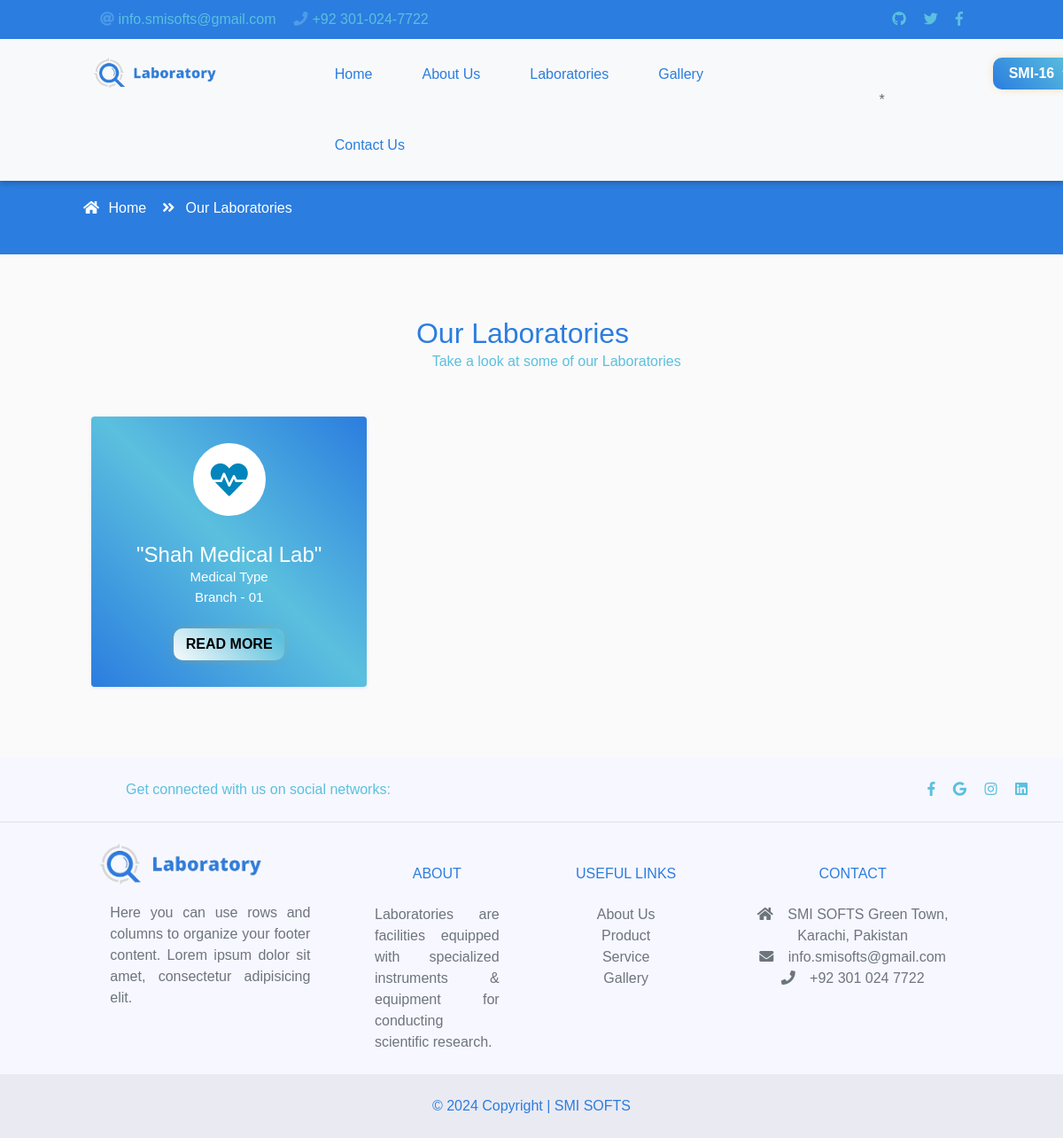
Page /Laboratories.php (signed in) on the committed database.
### tables this page shows
CREATE TABLE `laboratory` (
  `laboratory_id` int(5) UNSIGNED ZEROFILL NOT NULL,
  `laboratory_branch_number` varchar(50) DEFAULT NULL,
  `laboratory_name` varchar(50) DEFAULT NULL,
  `laboratory_address` varchar(50) DEFAULT NULL,
  `laboratory_type` int(5) UNSIGNED ZEROFILL DEFAULT NULL,
  `laboratory_type_custom` varchar(50) DEFAULT NULL,
  `laboratory_city` int(5) UNSIGNED ZEROFILL DEFAULT NULL,
  `laboratory_country` int(5) UNSIGNED ZEROFILL DEFAULT NULL,
  `status` varchar(25) DEFAULT 'Pending',
  `admin_id` int(5) UNSIGNED ZEROFILL DEFAULT NULL,
  `Time` timestamp NOT NULL DEFAULT current_timestamp()
);

CREATE TABLE `laboratorytype` (
  `laboratorytype_id` int(5) UNSIGNED ZEROFILL NOT NULL,
  `Laboratory_Type` varchar(50) DEFAULT NULL
);

### Laboratories.php (called while the page is built, shortened)
<?php
require 'includes/header.inc.php';
?>
<?php require 'components/first.navbar.php' ?>
<?php require 'components/second.navbar.php' ?>
<?php require 'components/pagination.php' ?>
<?php require 'components/Laboratories.section.php' ?>
<?php require 'components/footer.php' ?>
<?php require 'includes/footer.inc.php' ?>

### components/Laboratories.section.php (the view, shortened to what this page needs)
<section class="key-features ky2 department">
    <div class="container">
        <div class="inner-title">
            <h2 class="heading">Our Laboratories</h2>
            <span>Take a look at some of our Laboratories</span>
        </div>
        <div class="row">
            <?php
            require 'includes/config.php';
            $show_lab = mysqli_query($conn, 'SELECT * FROM `laboratory`
            JOIN laboratorytype ON laboratory.laboratory_type = laboratorytype.laboratorytype_id where `status` = "1"');
            if (mysqli_num_rows($show_lab) > 0) {
                while ($row = mysqli_fetch_assoc($show_lab)) { ?>
                    <div class="col-md-4 col-sm-6 ">
                        <div class="single-key mycard">
                            <i class="fas fa-heartbeat"></i>
                            <h5>"<?php echo $row['laboratory_name'] ?>"</h5>
                            <p><?php
                                if ($row['Laboratory_Type'] == "Other Type") {
                                    echo $row['laboratory_type_custom'];
                                } else {
                                    echo $row['Laboratory_Type'];
                                }
                                ?></p>
                            <p><?php
                                    $parts = explode("-", $row['laboratory_branch_number']);
                                    $branch_no = "Branch - ".$parts[2];
                                    echo $branch_no;
                                ?></p>
                            <a href="Lab.detail.php?id=<?php echo $row['laboratory_id']?>&br=<?php echo $row['laboratory_branch_number']?>" class="button-submit btn mt-4">Read More</a>
                        </div>
                    </div>
            <?php    }
            }
            ?>
        </div>
</section>

### assets/css/style.css (style rules this page uses)
* { margin: 0px; padding: 0px; list-style: none; transition: all 0.5s ease; }
a { text-decoration: none; outline: none; color: #444; }
html, body { height: 100%; }
p { margin-bottom: 0px; width: 100%; }
::placeholder { color: #747f8a !important; font-size: 13px; opacity: .5 !important; }
h1, h2, h3, h4, h5, h6 { font-family: "mouse-500", Arial, Helvetica, sans-serif; }
body { background-color: #f7f7ff !important; font-family: "mouse-300", Arial, Helvetica, sans-serif; color: #6A6A6A; }
.inner-title { padding: 20px; padding-left: 0px; margin-bottom: 30px; }
.inner-title h2 { width: 100%; text-align: center; font-size: 2rem; font-family: "slab", Arial, Helvetica, sans-serif; }
.btn { box-shadow: 0 3px 1px -2px rgba(0, 0, 0, 0.2), 0 2px 2px 0 rgba(0, 0, 0, 0.14), 0 1px 5px 0 rgba(0, 0, 0, 0.12); border-radius: 2px; }
.key-features .single-key { background-color: #FFF; margin-bottom: 30px; text-align: center; padding: 30px; }
.key-features .single-key i { background-color: #FFF; padding: 20px; font-size: 42px; color: #0085bc; margin-bottom: 30px; border-radius: 50px; }
.key-features .single-key p { font-family: "mouse-300", Arial, Helvetica, sans-serif; font-size: 15px; }
.department { padding: 50px; }
.department .single-key { box-shadow: 0 2px 3px 0 rgba(218, 218, 253, 0.35), 0 0px 3px 0 rgba(206, 206, 238, 0.35); }
.ky2 { background-color: #FAFAFA; }

### components/Laboratories.section.php (style rules this page uses)
.heading { color: #2B7DDF !important; font-weight: 300; font-size: 40px; }
span { color: #5bc0de; position: relative; left: 39.5%; }
.mycard { background-image: linear-gradient(45deg, #2B7DDF 0%, #5bc0de 51%, #2B7DDF 100%); border-radius: 4px; color: white; }
.mycard h5 { font-size: 24px; }
.button-submit { position: relative; left: 25%; width: 50%; text-align: center; text-transform: uppercase; transition: 0.5s; background-size: 200% auto; color: #000; border-radius: 10px; display: block; border: 0px; font-weight: 700; box-shadow: 0px 0px 14px -7px #f09819; background-image: linear-gradient(45deg, #FBFBFB 0%, #5bc0de 51%, #FBFBFB 100%); cursor: pointer; user-select: none; -webkit-user-select: none; touch-action: manipulation; }

### rows in the picture
laboratory: laboratory_name "Shah Medical Lab", laboratory_type.Laboratory_Type "Medical Type", laboratory_branch_number "Branch - 01"

### other values in the picture
$userdetails['userName'] "SMI-16"
$title "Our Laboratories"
